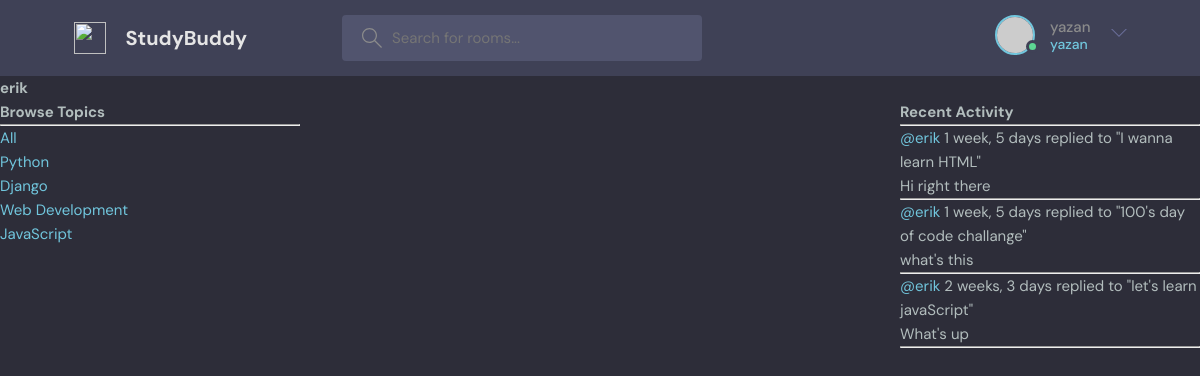
/profile/4/ (signed in), run on an earlier commit of the app's database.
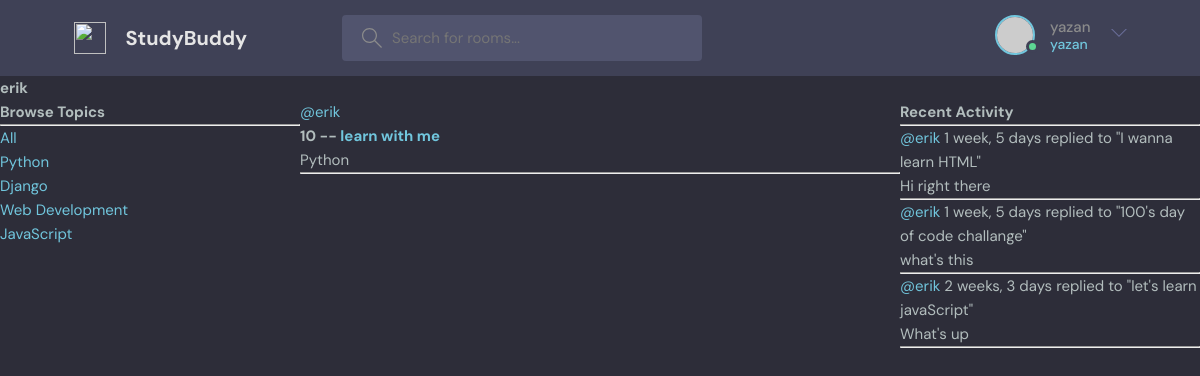
And on a later commit of the database.
### base/models.py (models this page shows, shortened)
class Topic(models.Model):
    name = models.CharField(max_length=200)

class Message (models.Model):
    user = models.ForeignKey(User, on_delete=models.CASCADE)
    room = models.ForeignKey(Room, on_delete=models.CASCADE)
    body = models.TextField()
    updated = models.DateField(auto_now=True)
    created = models.DateTimeField(auto_now_add=True)
    class Meta:
        ordering = ['-updated', '-created']
    def __str__(self):
        return self.body[0:50]

class Room(models.Model):
    host =  models.ForeignKey(User, on_delete=models.SET_NULL, null=True)
    topic = models.ForeignKey(Topic, on_delete=models.SET_NULL, null=True)
    name = models.CharField(max_length=200)
    description = models.TextField(null=True, blank=True)
    participants = models.ManyToManyField(User, related_name='participants', blank=True)
    updated = models.DateField(auto_now=True)
    created = models.DateTimeField(auto_now_add=True)
    class Meta:
        ordering = ['-updated', '-created']
    def __str__(self):
        return self.name

### base/views.py (the view)
# urls.py: path('profile/<str:pk>/', views.userProfile, name="user-profile"),
def userProfile(request, pk):
    user = User.objects.get(id=pk)
    rooms = user.room_set.all()
    room_messages = user.message_set.all()
    topics = Topic.objects.all()
    context = {'user': user, 'rooms': rooms, 'room_messages': room_messages, 'topics': topics}
    return render(request, 'base/profile.html', context)

### base/templates/base/profile.html (shortened to what this page needs)
{% extends 'main.html'%}
{% block content %}
<h1>{{user.username}}</h1>
<div class="profile-container">
   <div>
     {% include 'base/topics_component.html' %}
   </div>
   <div>
      {% include 'base/feed_component.html' %}
   </div>
   <div>
    {% include 'base/activity_component.html' %}
   </div>
</div>
{% endblock content %}

### base/templates/base/topics_component.html
<h3>Browse Topics</h3>
<hr>
<div>
   <a href="{% url 'home' %}">All</a>
</div>
{% for topic in topics %}
    <div>
      <a href="{% url 'home' %}?q={{topic.name}}">{{topic.name}}</a>
    </div>
{% endfor %}

### base/templates/base/feed_component.html (shortened to what this page needs)
<div>
    {% for room in rooms %}
    <div>
      <a href="{% url 'user-profile' room.host.id %}">@{{room.host.username}}</a>
     <h5>{{room.id}} --  <a href="{% url 'room' room.id %}"> {{room.name}}</a></h5>
     <small>{{room.topic.name}}</small>
     <hr>
    </div>
{% endfor %}
</div>

### base/templates/base/activity_component.html (shortened to what this page needs)
<h3>Recent Activity</h3>
<hr>
{% for message in room_messages %}
  <div>
    <small><a href="{% url 'user-profile' message.user.id %}">@{{message.user}}</a> {{message.created|timesince}}</small>
    <small>replied to "{{message.room}}"</small>
    <p>{{message}}</p>
     <hr>
  </div>
{% endfor %}

What changed in the data, as far as the page shows it:
added Room: host.username "erik", id "10", name "learn with me", topic.name "Python"
